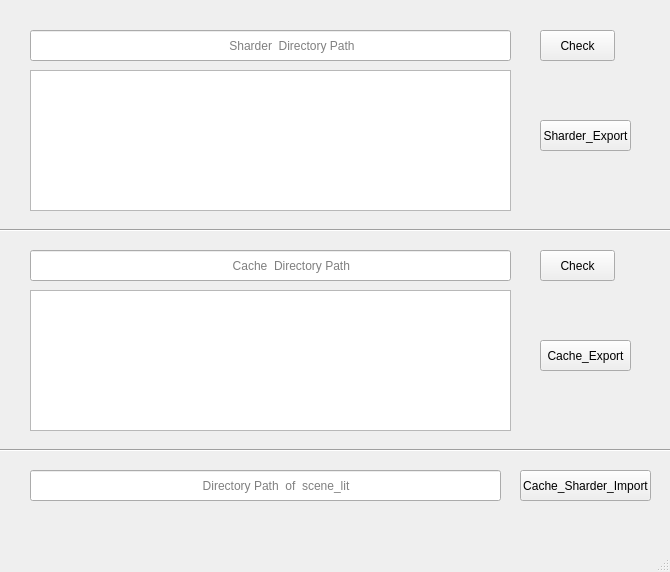
<?xml version="1.0" encoding="UTF-8"?>
<ui version="4.0">
 <class>MainWindow</class>
 <widget class="QMainWindow" name="MainWindow">
  <property name="geometry">
   <rect>
    <x>0</x>
    <y>0</y>
    <width>670</width>
    <height>572</height>
   </rect>
  </property>
  <property name="windowTitle">
   <string>MainWindow</string>
  </property>
  <widget class="QWidget" name="centralwidget">
   <widget class="QPushButton" name="Sharder_Button">
    <property name="geometry">
     <rect>
      <x>540</x>
      <y>120</y>
      <width>91</width>
      <height>31</height>
     </rect>
    </property>
    <property name="acceptDrops">
     <bool>true</bool>
    </property>
    <property name="text">
     <string>Sharder_Export</string>
    </property>
   </widget>
   <widget class="QListView" name="listView_Sharder">
    <property name="geometry">
     <rect>
      <x>30</x>
      <y>70</y>
      <width>481</width>
      <height>141</height>
     </rect>
    </property>
    <property name="mouseTracking">
     <bool>true</bool>
    </property>
    <property name="acceptDrops">
     <bool>true</bool>
    </property>
    <property name="dragEnabled">
     <bool>true</bool>
    </property>
    <property name="dragDropOverwriteMode">
     <bool>false</bool>
    </property>
    <property name="dragDropMode">
     <enum>QAbstractItemView::NoDragDrop</enum>
    </property>
    <property name="defaultDropAction">
     <enum>Qt::IgnoreAction</enum>
    </property>
   </widget>
   <widget class="QListView" name="listView_Cache">
    <property name="geometry">
     <rect>
      <x>30</x>
      <y>290</y>
      <width>481</width>
      <height>141</height>
     </rect>
    </property>
    <property name="mouseTracking">
     <bool>true</bool>
    </property>
    <property name="acceptDrops">
     <bool>true</bool>
    </property>
    <property name="dragEnabled">
     <bool>true</bool>
    </property>
    <property name="dragDropMode">
     <enum>QAbstractItemView::NoDragDrop</enum>
    </property>
    <property name="defaultDropAction">
     <enum>Qt::IgnoreAction</enum>
    </property>
   </widget>
   <widget class="QPushButton" name="Cache_Button">
    <property name="geometry">
     <rect>
      <x>540</x>
      <y>340</y>
      <width>91</width>
      <height>31</height>
     </rect>
    </property>
    <property name="acceptDrops">
     <bool>true</bool>
    </property>
    <property name="text">
     <string>Cache_Export</string>
    </property>
   </widget>
   <widget class="QPushButton" name="Cache_Sharder_Button">
    <property name="geometry">
     <rect>
      <x>520</x>
      <y>470</y>
      <width>131</width>
      <height>31</height>
     </rect>
    </property>
    <property name="text">
     <string>Cache_Sharder_Import</string>
    </property>
   </widget>
   <widget class="QLineEdit" name="Import_view">
    <property name="geometry">
     <rect>
      <x>30</x>
      <y>470</y>
      <width>471</width>
      <height>31</height>
     </rect>
    </property>
    <property name="autoFillBackground">
     <bool>false</bool>
    </property>
    <property name="styleSheet">
     <string notr="true">rgb(150, 222, 226)</string>
    </property>
    <property name="dragEnabled">
     <bool>false</bool>
    </property>
    <property name="placeholderText">
     <string>                                                   Directory Path  of  scene_lit</string>
    </property>
   </widget>
   <widget class="QLineEdit" name="Sharder_line">
    <property name="geometry">
     <rect>
      <x>30</x>
      <y>30</y>
      <width>481</width>
      <height>31</height>
     </rect>
    </property>
    <property name="placeholderText">
     <string>                                                           Sharder  Directory Path</string>
    </property>
   </widget>
   <widget class="QLineEdit" name="Cache_line">
    <property name="geometry">
     <rect>
      <x>30</x>
      <y>250</y>
      <width>481</width>
      <height>31</height>
     </rect>
    </property>
    <property name="placeholderText">
     <string>                                                            Cache  Directory Path</string>
    </property>
   </widget>
   <widget class="QPushButton" name="Check_one">
    <property name="geometry">
     <rect>
      <x>540</x>
      <y>30</y>
      <width>75</width>
      <height>31</height>
     </rect>
    </property>
    <property name="text">
     <string>Check</string>
    </property>
   </widget>
   <widget class="QPushButton" name="Check_two">
    <property name="geometry">
     <rect>
      <x>540</x>
      <y>250</y>
      <width>75</width>
      <height>31</height>
     </rect>
    </property>
    <property name="text">
     <string>Check</string>
    </property>
   </widget>
   <widget class="Line" name="line">
    <property name="geometry">
     <rect>
      <x>0</x>
      <y>220</y>
      <width>691</width>
      <height>21</height>
     </rect>
    </property>
    <property name="orientation">
     <enum>Qt::Horizontal</enum>
    </property>
   </widget>
   <widget class="Line" name="line_2">
    <property name="geometry">
     <rect>
      <x>0</x>
      <y>440</y>
      <width>681</width>
      <height>21</height>
     </rect>
    </property>
    <property name="orientation">
     <enum>Qt::Horizontal</enum>
    </property>
   </widget>
  </widget>
  <widget class="QMenuBar" name="menubar">
   <property name="geometry">
    <rect>
     <x>0</x>
     <y>0</y>
     <width>670</width>
     <height>21</height>
    </rect>
   </property>
  </widget>
  <widget class="QStatusBar" name="statusbar"/>
 </widget>
 <resources/>
 <connections/>
</ui>
